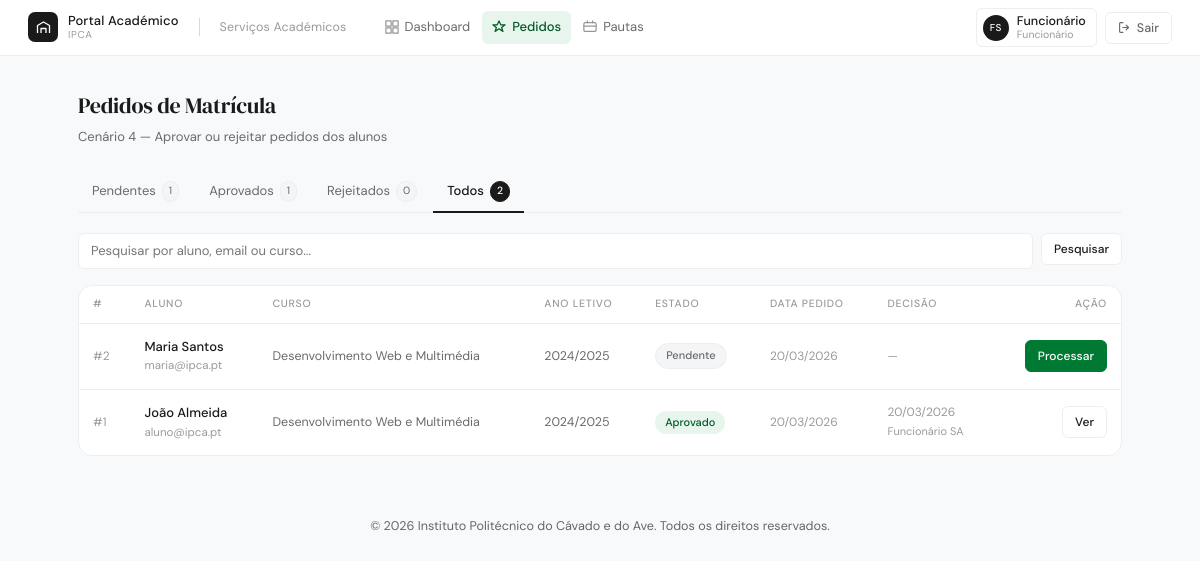
/servicos-academicos/pedidos.php?estado=all (signed in), run on the app's committed database.
### tables this page shows
CREATE TABLE `pedidos_matricula` (
  `id` int(11) NOT NULL,
  `aluno_id` int(11) DEFAULT NULL,
  `curso_id` int(11) DEFAULT NULL,
  `ano_letivo` varchar(20) DEFAULT NULL,
  `estado` enum('Pendente','Aprovado','Rejeitado') DEFAULT 'Pendente',
  `data_pedido` timestamp NOT NULL DEFAULT current_timestamp(),
  `observacoes` text DEFAULT NULL,
  `funcionario_id` int(11) DEFAULT NULL,
  `data_decisao` datetime DEFAULT NULL
);

CREATE TABLE `utilizadores` (
  `id` int(11) NOT NULL,
  `nome` varchar(100) DEFAULT NULL,
  `email` varchar(100) DEFAULT NULL,
  `password` varchar(255) DEFAULT NULL,
  `perfil_id` int(11) DEFAULT NULL,
  `created_at` timestamp NOT NULL DEFAULT current_timestamp()
);

CREATE TABLE `cursos` (
  `id` int(11) NOT NULL,
  `nome` varchar(100) NOT NULL,
  `sigla` varchar(20) DEFAULT NULL,
  `horario_pdf` varchar(255) DEFAULT NULL
);

### servicos-academicos/pedidos.php (the view, shortened to what this page needs)
<?php
require_once '../config/db.php';
$filtro_estado = $_GET['estado'] ?? 'Pendente';
$filtro_q      = trim($_GET['q'] ?? '');
$where  = ["1=1"];
$params = [];
$pedidos = $pdo->prepare("
    SELECT pm.id, pm.ano_letivo, pm.estado, pm.data_pedido, pm.observacoes, pm.data_decisao,
           u.nome AS aluno_nome, u.email AS aluno_email,
           c.nome AS curso_nome,
           uf.nome AS funcionario_nome
    FROM pedidos_matricula pm
    JOIN alunos a ON a.id = pm.aluno_id
    JOIN utilizadores u ON u.id = a.id
    LEFT JOIN cursos c ON c.id = pm.curso_id
    LEFT JOIN utilizadores uf ON uf.id = pm.funcionario_id
    WHERE " . implode(' AND ', $where) . "
    ORDER BY pm.estado='Pendente' DESC, pm.data_pedido ASC
");
$pedidos->execute($params);
$pedidos = $pedidos->fetchAll(PDO::FETCH_ASSOC);
$counts = $pdo->query("SELECT estado, COUNT(*) as n FROM pedidos_matricula GROUP BY estado")->fetchAll(PDO::FETCH_KEY_PAIR);
include '../includes/header.php';
?>
<div class="page-body">
    <div class="page-hd">
        <h1>Pedidos de Matrícula</h1>
        <p>Cenário 4 — Aprovar ou rejeitar pedidos dos alunos</p>
    </div>
    <div class="tab-bar">
        <?php
        $tabs = ['Pendente'=>'Pendentes','Aprovado'=>'Aprovados','Rejeitado'=>'Rejeitados','all'=>'Todos'];
        foreach ($tabs as $val => $lbl):
            $cnt    = $val === 'all' ? array_sum($counts) : (int)($counts[$val] ?? 0);
            $active = $filtro_estado === $val ? 'active' : '';
            $url    = '?estado=' . urlencode($val) . ($filtro_q ? '&q='.urlencode($filtro_q) : '');
        ?>
        <a href="<?= $url ?>" class="tab <?= $active ?>">
            <?= $lbl ?> <span class="tab-count"><?= $cnt ?></span>
        </a>
        <?php endforeach; ?>
    </div>
    <div class="filter-bar">
        <form method="GET" style="display:contents;">
            <input type="text" name="q" value="<?= htmlspecialchars($filtro_q) ?>" placeholder="Pesquisar por aluno, email ou curso...">
            <button type="submit" class="btn btn-sm">Pesquisar</button>
        </form>
    </div>
    <div class="card">
        <?php if (empty($pedidos)): ?>
            <div class="empty-state">
                <svg width="40" height="40" viewBox="0 0 40 40" fill="none" stroke="currentColor" stroke-width="1" style="display:block;margin:0 auto 12px;opacity:.3"><path d="M20 4L34 32H6L20 4z"/><line x1="20" y1="16" x2="20" y2="24"/><circle cx="20" cy="29" r="1"/></svg>
                Nenhum pedido encontrado.
            </div>
        <?php else: ?>
        <table class="data-table">
            <thead>
                <tr>
                    <th>#</th>
                    <th>Aluno</th>
                    <th>Curso</th>
                    <th>Ano Letivo</th>
                    <th>Estado</th>
                    <th>Data Pedido</th>
                    <th>Decisão</th>
                    <th style="text-align:right;">Ação</th>
                </tr>
            </thead>
            <tbody>
                <?php foreach ($pedidos as $p):
                    $bc = ['Pendente'=>'badge-pendente','Aprovado'=>'badge-aprovada','Rejeitado'=>'badge-rejeitada'][$p['estado']] ?? 'badge-secondary';
                ?>
                <tr>
                    <td style="color:var(--text-faint);font-size:12px;">#<?= (int)$p['id'] ?></td>
                    <td>
                        <div style="font-weight:500;font-size:13px;"><?= htmlspecialchars($p['aluno_nome']) ?></div>
                        <div style="font-size:11.5px;color:var(--text-faint);"><?= htmlspecialchars($p['aluno_email']) ?></div>
                    </td>
                    <td style="font-size:12.5px;color:var(--text-muted);"><?= htmlspecialchars($p['curso_nome'] ?? '—') ?></td>
                    <td style="font-size:12.5px;color:var(--text-muted);"><?= htmlspecialchars($p['ano_letivo'] ?? '—') ?></td>
                    <td><span class="badge <?= $bc ?>"><?= htmlspecialchars($p['estado']) ?></span></td>
                    <td style="font-size:12px;color:var(--text-faint);white-space:nowrap;"><?= date('d/m/Y', strtotime($p['data_pedido'])) ?></td>
                    <td style="font-size:12px;color:var(--text-faint);">
                        <?php if (!empty($p['data_decisao'])): ?>
                            <?= date('d/m/Y', strtotime($p['data_decisao'])) ?><br>
                            <span style="font-size:11px;"><?= htmlspecialchars($p['funcionario_nome'] ?? '') ?></span>
                        <?php else: ?>—<?php endif; ?>
                    </td>
                    <td style="text-align:right;">
                        <a href="pedidos.php?id=<?= (int)$p['id'] ?>&estado=<?= urlencode($filtro_estado) ?>"
                           class="btn btn-sm <?= $p['estado']==='Pendente' ? 'btn-green' : '' ?>">
                            <?= $p['estado']==='Pendente' ? 'Processar' : 'Ver' ?>
                        </a>
                    </td>
                </tr>
                <?php endforeach; ?>
            </tbody>
        </table>
        <?php endif; ?>
    </div>
</div>
<?php include '../includes/footer.php'; ?>

### includes/header.php (style rules this page uses)
*, *::before, *::after { box-sizing: border-box; margin: 0; padding: 0; }
:root { --green: #007a33; --green-mid: #005a26; --green-pale: #e8f5ed; --green-soft: #c8e6d1; --white: #ffffff; --off-white: #F8F9FA; --gray-50: #F4F5F6; --gray-100: #EEEEEE; --gray-200: #D8D8D8; --gray-400: #9A9A9A; --gray-600: #5A5A5A; --black: #1A1A1A; --text-main: #1A1A1A; --text-muted: #6A6A6A; --text-faint: #9A9A9A; --border: 1px solid #EEEEEE; --radius-sm: 6px; --radius-md: 10px; --radius-lg: 14px; --shadow-xs: 0 1px 3px rgba(0,0,0,0.04); --header-h: 56px; --ipca-green: #007a33; --ipca-green-light: #00a34a; --ipca-green-hover: #005f27; --ipca-blue: #1A1A1A; --bg-light: #F8F9FA; --card-bg: #ffffff; --text-dark: #1A1A1A; --text-muted-old: #6A6A6A; --success-bg: #e8f5ed; --success-text: #005a26; --danger-bg: #FEF0EF; --danger-text: #9B2B20; --shadow-refined: 0 1px 3px rgba(0,0,0,0.04); }
html { font-size: 14px; }
body { font-family: 'DM Sans', system-ui, sans-serif; background: var(--off-white); color: var(--text-main); line-height: 1.6; -webkit-font-smoothing: antialiased; }
a { color: inherit; text-decoration: none; }
button { cursor: pointer; font-family: inherit; }
.card { background: var(--white); border: var(--border); border-radius: var(--radius-lg); overflow: hidden; }
.badge { display: inline-flex; align-items: center; padding: 3px 10px; border-radius: 20px; font-size: 11px; font-weight: 500; }
.badge-success, .badge-aprovada { background: var(--green-pale); color: var(--green-mid); }
.badge-secondary, .badge-pendente { background: var(--gray-50); color: var(--text-muted); border: var(--border); }
.btn { display: inline-flex; align-items: center; justify-content: center; gap: 6px; height: 38px; padding: 0 16px; border-radius: var(--radius-sm); font-family: 'DM Sans', sans-serif; font-size: 13px; font-weight: 500; border: var(--border); background: var(--white); color: var(--black); cursor: pointer; transition: all 0.15s; text-decoration: none; white-space: nowrap; }
.btn-green { background: var(--green); color: white; border-color: var(--green); }
.btn-sm { height: 32px; padding: 0 12px; font-size: 12px; }
.data-table { width: 100%; border-collapse: collapse; }
.data-table th { padding: 10px 14px; text-align: left; font-size: 10.5px; font-weight: 500; text-transform: uppercase; letter-spacing: 0.07em; color: var(--text-faint); border-bottom: var(--border); white-space: nowrap; }
.data-table td { padding: 13px 14px; border-bottom: var(--border); font-size: 13px; vertical-align: middle; }
.data-table tbody tr:last-child td { border-bottom: none; }

### servicos-academicos/pedidos.php (style rules this page uses)
.page-body { padding:32px 28px; max-width:1100px; margin:0 auto; }
.page-hd { margin-bottom:24px; }
.page-hd h1 { font-size:22px; font-family:'DM Serif Display',serif; font-weight:400; color:var(--black); letter-spacing:-.01em; }
.page-hd p { font-size:13px; color:var(--text-muted); margin-top:4px; }
.tab-bar { display:flex; gap:2px; border-bottom:var(--border); margin-bottom:20px; }
.tab { display:inline-flex; align-items:center; gap:6px; padding:9px 14px; font-size:13px; color:var(--text-muted); border-bottom:2px solid transparent; cursor:pointer; text-decoration:none; transition:all .15s; margin-bottom:-1px; }
.tab.active { color:var(--black); border-bottom-color:var(--black); font-weight:500; }
.tab-count { font-size:10.5px; padding:1px 6px; border-radius:10px; background:var(--gray-50); color:var(--text-muted); border:var(--border); }
.tab.active .tab-count { background:var(--black); color:white; border-color:var(--black); }
.filter-bar { display:flex; gap:8px; margin-bottom:16px; }
.filter-bar input { height:36px; padding:0 12px; border:var(--border); border-radius:var(--radius-sm); font-family:'DM Sans',sans-serif; font-size:13px; outline:none; flex:1; min-width:200px; transition:border-color .15s; }

### data on the page
pedidos_matricula: id "2", utilizadores.nome "Maria Santos", utilizadores.email "maria@ipca.pt", curso.nome "Desenvolvimento Web e Multimédia", ano_letivo "2024/2025", estado "Pendente", data_pedido "20/03/2026", shows "Processar"
pedidos_matricula: id "1", utilizadores.nome "João Almeida", utilizadores.email "aluno@ipca.pt", curso.nome "Desenvolvimento Web e Multimédia", ano_letivo "2024/2025", estado "Aprovado", data_pedido "20/03/2026", data_decisao "20/03/2026", funcionario.nome "Funcionário SA", shows "Ver"

### other printed values
$sectionLabel "Serviços Académicos"
$link['label'] "Dashboard"
$link['label'] "Pedidos"
$link['label'] "Pautas"
$iniciais "FS"
explode(' ', $nome_sessao)[0] "Funcionário"
$perfil ?: 'Portal' "Funcionário"
$lbl "Pendentes"
$cnt "1"
$lbl "Aprovados"
$lbl "Rejeitados"
$cnt "0"
$lbl "Todos"
$cnt "2"
